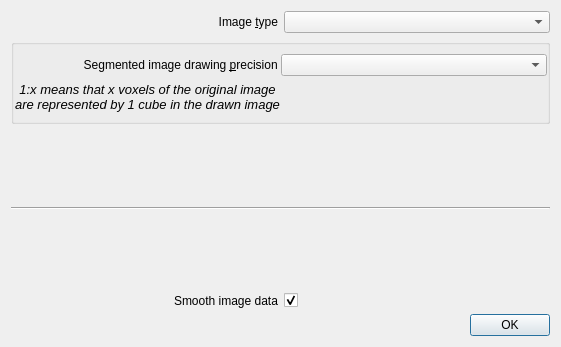
<?xml version="1.0" encoding="UTF-8"?>
<ui version="4.0">
 <class>ImagePrecisionDialog</class>
 <widget class="QDialog" name="ImagePrecisionDialog">
  <property name="geometry">
   <rect>
    <x>0</x>
    <y>0</y>
    <width>561</width>
    <height>347</height>
   </rect>
  </property>
  <property name="sizePolicy">
   <sizepolicy hsizetype="Fixed" vsizetype="Fixed">
    <horstretch>0</horstretch>
    <verstretch>0</verstretch>
   </sizepolicy>
  </property>
  <property name="windowTitle">
   <string>Load a 3D image</string>
  </property>
  <layout class="QGridLayout" name="gridLayout" rowstretch="0,0,0,0,0,0,0,0,0,0,0,0,0,0,0,0,0,0,0,0,0,0,0,0,0,0" columnstretch="0,0">
   <item row="25" column="0" colspan="2">
    <widget class="QDialogButtonBox" name="buttonBox">
     <property name="orientation">
      <enum>Qt::Horizontal</enum>
     </property>
     <property name="standardButtons">
      <set>QDialogButtonBox::Ok</set>
     </property>
    </widget>
   </item>
   <item row="3" column="0" colspan="2">
    <widget class="QGroupBox" name="groupBox">
     <property name="title">
      <string/>
     </property>
     <layout class="QGridLayout" name="gridLayout_2">
      <property name="leftMargin">
       <number>0</number>
      </property>
      <property name="rightMargin">
       <number>0</number>
      </property>
      <property name="horizontalSpacing">
       <number>0</number>
      </property>
      <item row="0" column="0">
       <layout class="QGridLayout" name="gridLayout_3" columnstretch="0,0">
        <property name="horizontalSpacing">
         <number>0</number>
        </property>
        <property name="verticalSpacing">
         <number>6</number>
        </property>
        <item row="2" column="0">
         <widget class="QLabel" name="drawingPrecisionCommentLabel">
          <property name="font">
           <font>
            <pointsize>11</pointsize>
            <italic>true</italic>
           </font>
          </property>
          <property name="text">
           <string>&lt;html&gt;&lt;head/&gt;&lt;body&gt;&lt;p align=&quot;center&quot;&gt;&lt;span style=&quot; font-size:10pt;&quot;&gt;1:x means that x voxels of the original image are represented by 1 cube in the drawn image&lt;/span&gt;&lt;/p&gt;&lt;/body&gt;&lt;/html&gt;</string>
          </property>
          <property name="wordWrap">
           <bool>true</bool>
          </property>
         </widget>
        </item>
        <item row="1" column="0">
         <widget class="QLabel" name="drawingPrecisionLabel">
          <property name="enabled">
           <bool>true</bool>
          </property>
          <property name="lineWidth">
           <number>1</number>
          </property>
          <property name="text">
           <string>&lt;html&gt;&lt;head/&gt;&lt;body&gt;&lt;p align=&quot;right&quot;&gt;Segmented image drawing &amp;amp;precision  &lt;/p&gt;&lt;/body&gt;&lt;/html&gt;</string>
          </property>
          <property name="wordWrap">
           <bool>true</bool>
          </property>
          <property name="buddy">
           <cstring>precisionList</cstring>
          </property>
         </widget>
        </item>
        <item row="1" column="1">
         <widget class="QComboBox" name="precisionList">
          <property name="editable">
           <bool>false</bool>
          </property>
         </widget>
        </item>
       </layout>
      </item>
     </layout>
    </widget>
   </item>
   <item row="5" column="0" colspan="2">
    <spacer name="verticalSpacer">
     <property name="orientation">
      <enum>Qt::Vertical</enum>
     </property>
     <property name="sizeHint" stdset="0">
      <size>
       <width>20</width>
       <height>40</height>
      </size>
     </property>
    </spacer>
   </item>
   <item row="20" column="0" colspan="2">
    <spacer name="verticalSpacer_2">
     <property name="orientation">
      <enum>Qt::Vertical</enum>
     </property>
     <property name="sizeHint" stdset="0">
      <size>
       <width>20</width>
       <height>40</height>
      </size>
     </property>
    </spacer>
   </item>
   <item row="0" column="0">
    <widget class="QLabel" name="imageTypeLabel">
     <property name="text">
      <string>&lt;html&gt;&lt;head/&gt;&lt;body&gt;&lt;p align=&quot;right&quot;&gt;Image &amp;amp;type&lt;/p&gt;&lt;/body&gt;&lt;/html&gt;</string>
     </property>
     <property name="buddy">
      <cstring>imageType</cstring>
     </property>
    </widget>
   </item>
   <item row="6" column="0" colspan="2">
    <widget class="Line" name="line">
     <property name="orientation">
      <enum>Qt::Horizontal</enum>
     </property>
    </widget>
   </item>
   <item row="21" column="0" alignment="Qt::AlignRight">
    <widget class="QLabel" name="smoothImageLabel">
     <property name="text">
      <string>Smooth image data</string>
     </property>
    </widget>
   </item>
   <item row="21" column="1" alignment="Qt::AlignLeft">
    <widget class="QCheckBox" name="smoothImage">
     <property name="text">
      <string/>
     </property>
     <property name="checked">
      <bool>true</bool>
     </property>
    </widget>
   </item>
   <item row="0" column="1">
    <widget class="QComboBox" name="imageType"/>
   </item>
  </layout>
 </widget>
 <resources/>
 <connections>
  <connection>
   <sender>buttonBox</sender>
   <signal>accepted()</signal>
   <receiver>ImagePrecisionDialog</receiver>
   <slot>accept()</slot>
   <hints>
    <hint type="sourcelabel">
     <x>248</x>
     <y>254</y>
    </hint>
    <hint type="destinationlabel">
     <x>157</x>
     <y>274</y>
    </hint>
   </hints>
  </connection>
  <connection>
   <sender>buttonBox</sender>
   <signal>rejected()</signal>
   <receiver>ImagePrecisionDialog</receiver>
   <slot>reject()</slot>
   <hints>
    <hint type="sourcelabel">
     <x>316</x>
     <y>260</y>
    </hint>
    <hint type="destinationlabel">
     <x>286</x>
     <y>274</y>
    </hint>
   </hints>
  </connection>
 </connections>
</ui>
